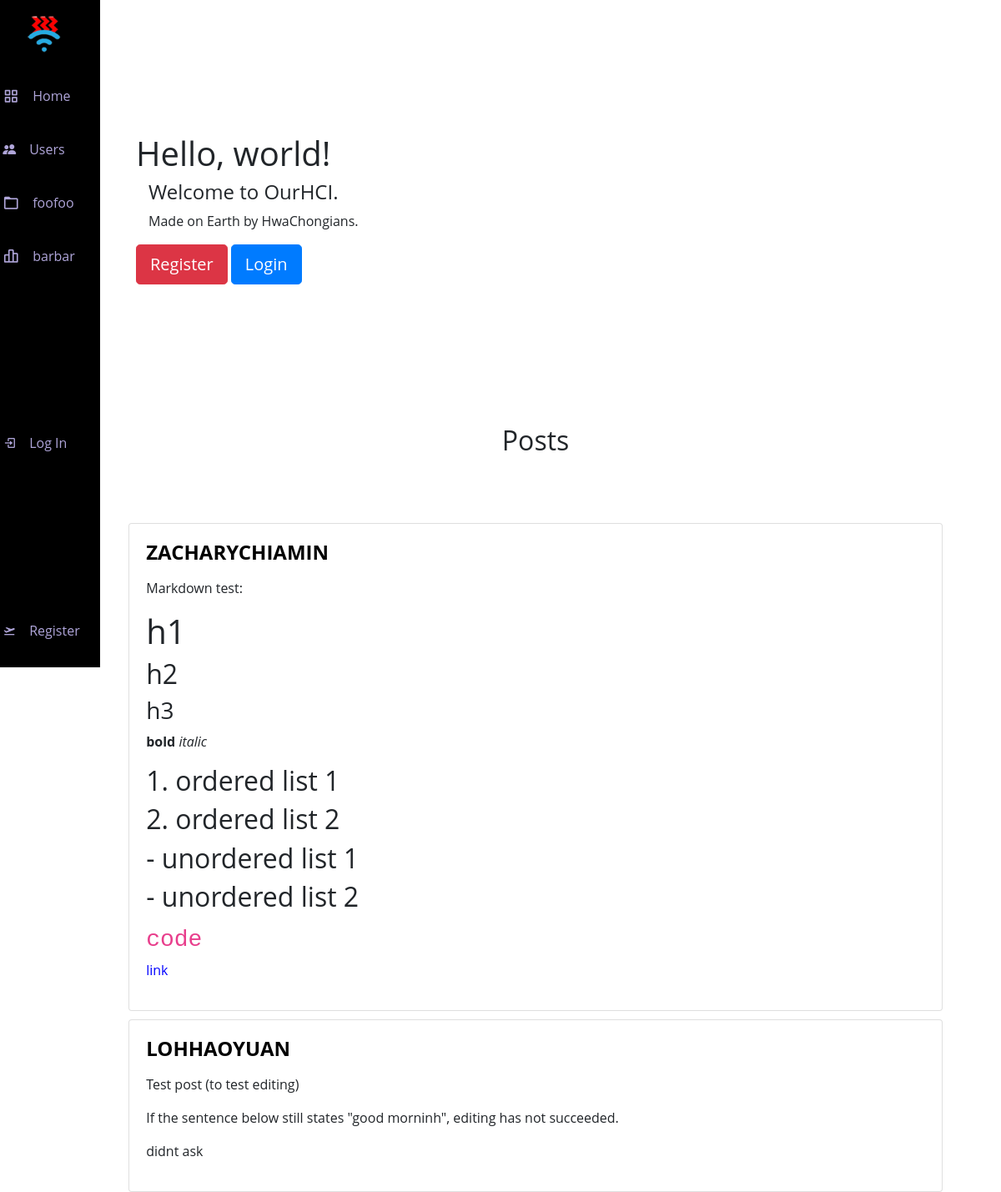
The page / on the database its author committed.
### ourapp/models.py (models this page shows)
class Post(models.Model):
    user = models.ForeignKey(User, on_delete=models.CASCADE)
    content = models.TextField(null=False)

class User(AbstractUser):
    hciclass = models.CharField(max_length=3, null=False, blank=False)
    consortium = models.CharField(max_length=8, null=True, blank=True)
    bio = models.TextField(max_length=500, null=True, blank=True)
    reputation = models.IntegerField(null=False, blank=False, default=100)
    email = models.EmailField(null=False, max_length=26, blank=False)

### ourapp/views.py (the view)
# urls.py: path("", views.index, name="index"),
def index(request):
    user = request.user
    developer = user.groups.filter(name='Developer').exists()
    feed = Post.objects.all().order_by('-id')
    return render(request, "ourapp/index.html", {
        "developer": developer,
        "feed": feed,
    })

### ourapp/templates/ourapp/index.html (shortened to what this page needs)
{% extends "ourapp/layout.html" %}
{% block body %}
    <div>
        {% if user.is_authenticated %}
            <div class="p-5 mb-4 rounded-3">
                <div class="container-fluid py-5">
                <h1 class="display-5 fw-bold">Hello, <strong>{{user}}</strong>!</h1>
                <h4 class="col-md-8 fs-4">Welcome back to OurHCI.</h4>
                <p class="col-md-8 fs-4">
                    Made on Earth by HwaChongians
                </p>
            </div>
        </div>
        {% else %}
            <div class="p-5 mb-4 rounded-3">
                <div class="container-fluid py-5">
                    <h1 class="display-5 fw-bold">Hello, world!</h1>
                    <h4 class="col-md-8 fs-4">Welcome to OurHCI.</h4>
                    <p class="col-md-8 fs-4"> Made on Earth by HwaChongians.</p>
                    <a class="btn btn-danger btn-lg" href="{% url 'register' %}" role="button">Register</a>
                    <a class="btn btn-primary btn-lg" href="{% url 'login' %}" role="button">Login</a>
                </div>
            </div>
        {% endif %}
        <div class="p-5 mb-4 rounded-3"><h2 class="centered">Posts</h3></div>
        {% for post in feed %}
            <div class="card" style="width: 90%; height: auto; margin-bottom:2px;margin: 0 auto;float: none; margin-bottom: 10px;">
                <div class="card-body">
                    <h4 class="card-title">
                        <a class="userlink" href="{% url 'profile' post.user %}">
                            <b>{{post.user}}</b>
                        </a>
                    </h4>
                    <p class="card-text">{{post.content | safe}}</p>
                </div>
            </div>
        {% endfor %}
            </div>
{% endblock %}

### ourapp/static/ourapp/styles.css (style rules this page uses)
body { font-family: 'Open Sans', sans-serif; background-color: #EAECEF }
.userlink { color:black; }
a { color:black; }

### ourapp/templates/ourapp/layout.html (style rules this page uses)
body { font-family: 'Open Sans', sans-serif; background-color: white; padding-left: 100px; position: relative; margin: var(--header-height) 0 0 0; padding: 0 1rem; font-size: var(--normal-font-size); transition: .5s; }
a { color: blue; text-decoration: none; }
.userlink { color: black; }
:root { --header-height: 3rem; --nav-width: 68px; --first-color: #000000; --first-color-light: #AFA5D9; --white-color: #F7F6FB; --body-font: 'Nunito', sans-serif; --normal-font-size: 1rem; --z-fixed: 100; }
@media screen and (min-width: 768px) { body { margin: calc(var(--header-height) + 1rem) 0 0 0; padding-left: calc(var(--nav-width) + 2rem); } }
@media screen and (min-width: 768px) { .centered { text-align: center; } }

### rows shown on the page
Post: user "ZACHARYCHIAMIN", content "Markdown test: h1 h2 h3 bold italic 1. ordered list 1 2. ordered list 2 - unordered list 1 - unordered list 2 code link"
Post: user "LOHHAOYUAN", content "Test post (to test editing) If the sentence below still states \"good morninh\", editing has not succeeded. didnt ask"
